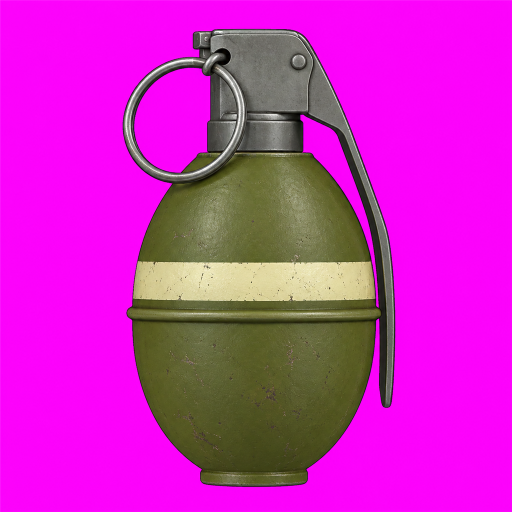
#> input picture art/guns/ref/Frag_side.png, 1024 x 1024 px (shown at 1/2 size)
$ python -i sheet.py   (imports and definitions only)
#> lines starting #> are read from the running program, lines starting #| are printed output that depends on the picture; after the words box and inside, x2 and y2 are one past the last pixel; in counts of white or black regions, pixels touching at a corner belong together
#> `sheet = Image.new("RGB", (W * 3, H * len(G) + 50), (255, 255, 255))`: sheet: PIL image 2100x2750 RGB; every value is 255
#> further down, picture is the input picture: PIL image 1024x1024 RGBA; mean R, G, B, A 203.2, 38.1, 190.3, 254.9
"""notes/guns_sheet.jpg: per gun one row: Codex reference | our model (side) | exploded (moving parts pulled out)"""
import json, os
from PIL import Image, ImageDraw, ImageFont
import numpy as np
import sys
G = sys.argv[1].split(",") if len(sys.argv) > 1 else "Pistol SilencedPistol DualPistols Revolver MiniUzi AutoRifle SemiAuto Sniper PumpShotgun".split()
OUT = sys.argv[2] if len(sys.argv) > 2 else "guns_sheet"
R = os.path.dirname(os.path.abspath(__file__)) + "/.."
W, H = 700, 300
def fit(im):
    a = np.asarray(im.convert("RGB")).astype(int)
    mag = (a[..., 0] > 170) & (a[..., 2] > 170) & (a[..., 1] < 120)
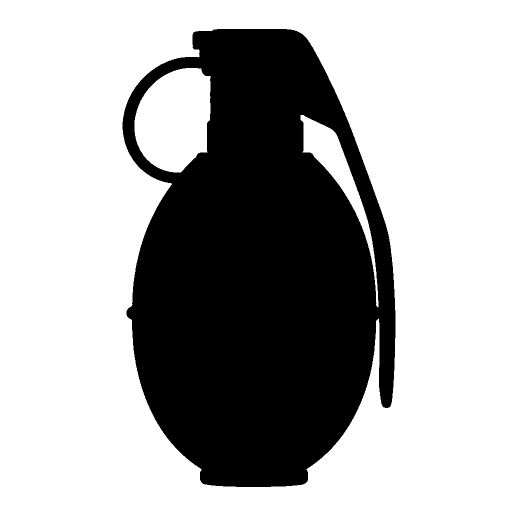
#> mag: shape (1024, 1024) bool (shown at 1/2 size); 66.4% white; 1 black region, box (x1, y1, x2, y2) and area: (245, 58, 791, 974) 352820
    if mag[2, 2]:
        a[mag] = (235, 235, 232)
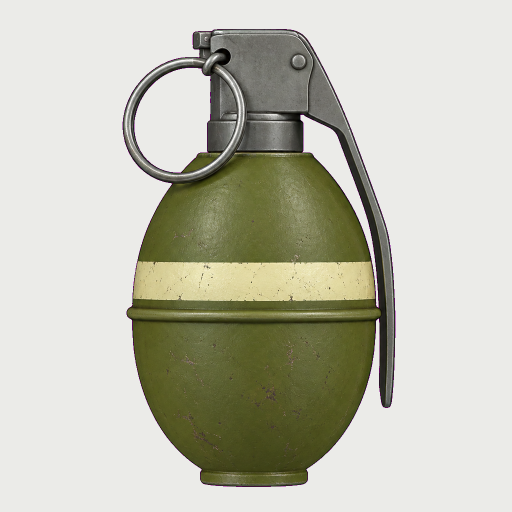
#> a: shape (1024, 1024, 3) int64 (shown at 1/2 size); mean R, G, B 192.2, 192.2, 177.9
        im = Image.fromarray(a.astype("uint8"))
        mask = ~mag
    else:
        bg = a[2, 2]
        mask = (np.abs(a - bg).sum(2) > 40)
    ys, xs = np.nonzero(mask)
    im = im.crop((xs.min() - 8, ys.min() - 8, xs.max() + 8, ys.max() + 8)).convert("RGB")
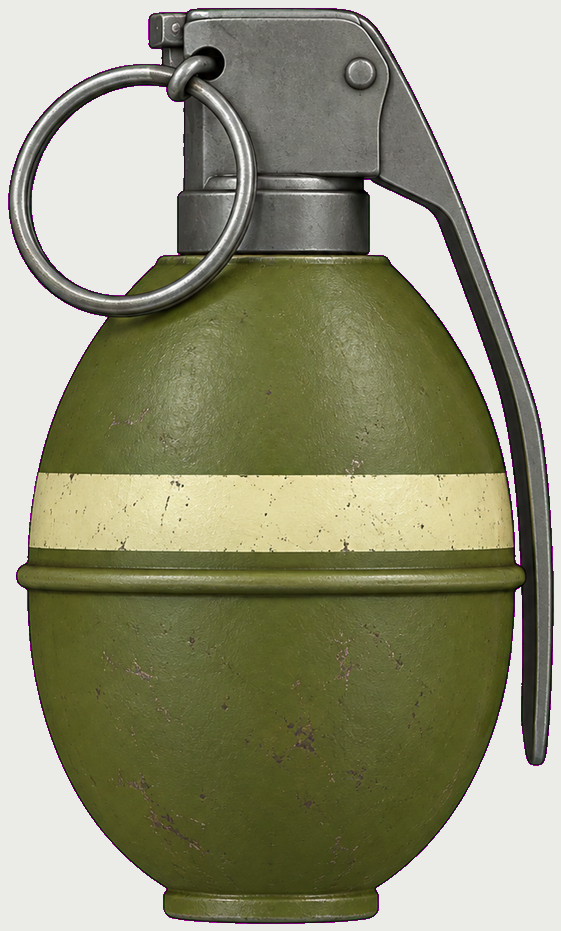
#> im: PIL image 561x931 RGB; mean R, G, B 149.1, 149.1, 123.4
    im.thumbnail((W - 20, H - 40))
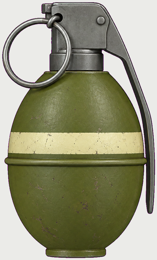
#> im: PIL image 157x260 RGB; mean R, G, B 149.1, 149.1, 123.4
    c = Image.new("RGB", (W, H), (235, 235, 232)); c.paste(im, ((W - im.width) // 2, 30 + (H - 40 - im.height) // 2)); return c
#> after `c.paste(im, ((W - im.width) // 2, 30 + (H - 40 - im.height) // 2))`:
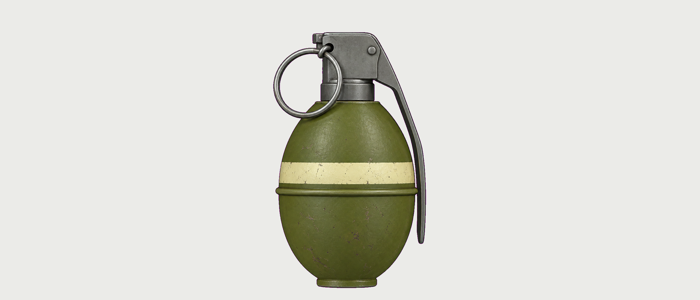
#> c: PIL image 700x300 RGB; mean R, G, B 218.3, 218.3, 210.9
font = ImageFont.truetype("arial.ttf", 20)
sheet = Image.new("RGB", (W * 3, H * len(G) + 50), (255, 255, 255))
d = ImageDraw.Draw(sheet)
# [14 lines not run here, left out]

>>> from PIL import Image
>>> picture = Image.open('../ref/Frag_side.png')
>>> result = fit(picture)
